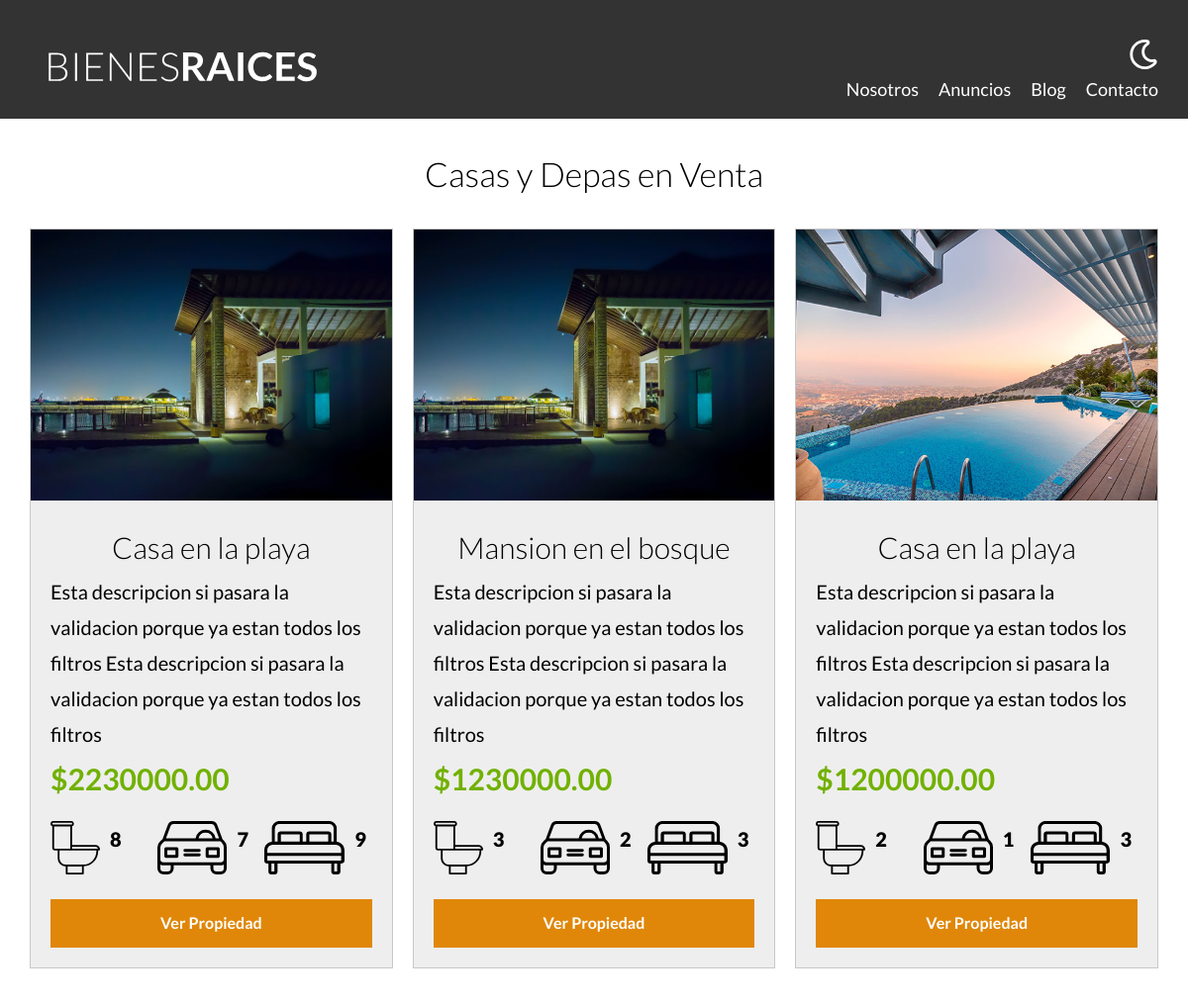
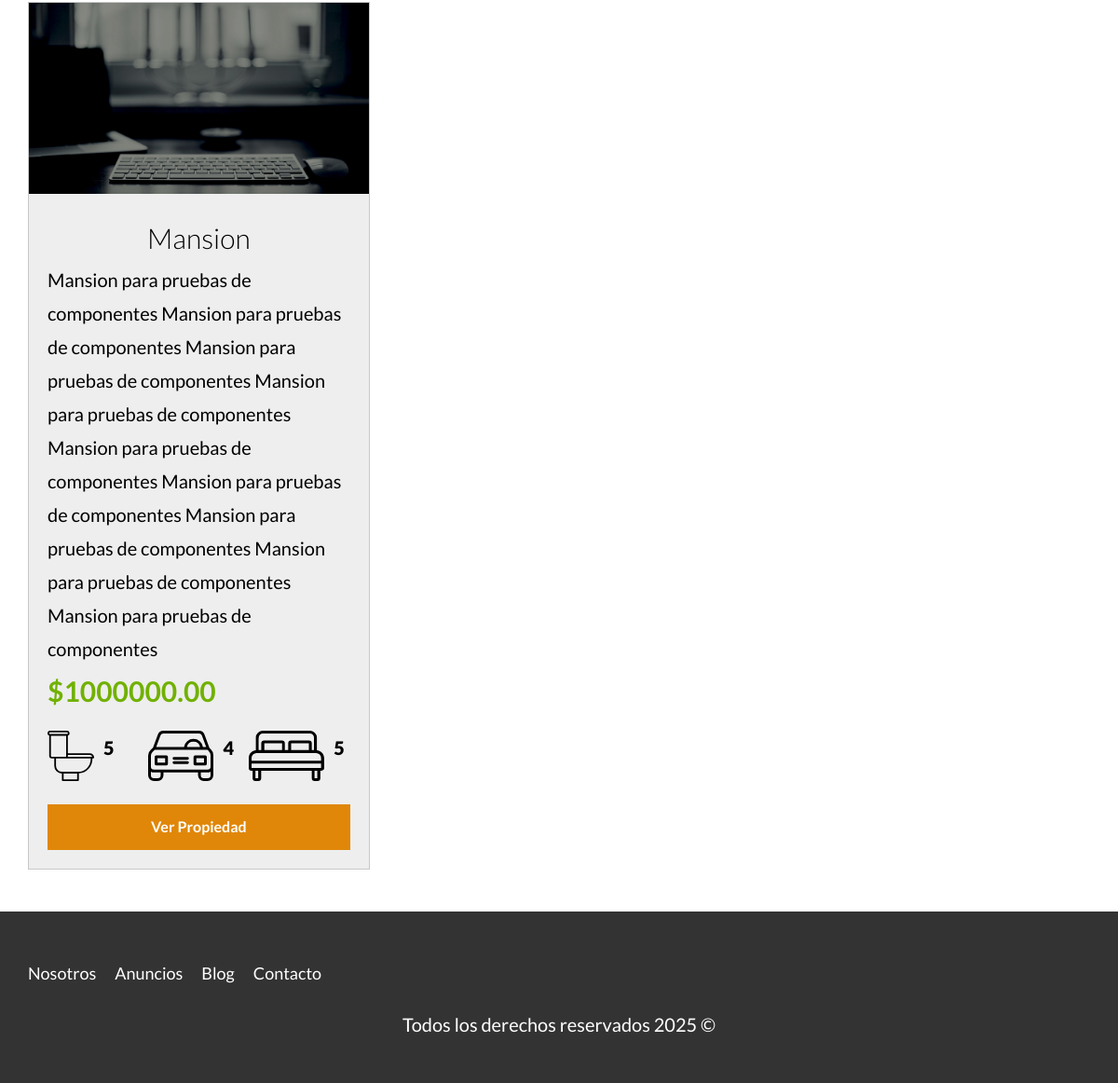
The page /bienesraices/bienesraices/anuncios.php on the database its author committed (2 pictures, top to bottom).
### tables this page shows
CREATE TABLE `propiedades` (
  `id` int NOT NULL AUTO_INCREMENT,
  `titulo` varchar(45) DEFAULT NULL,
  `precio` decimal(10,2) DEFAULT NULL,
  `imagen` varchar(200) DEFAULT NULL,
  `descripcion` longtext,
  `habitaciones` int DEFAULT NULL,
  `wc` int DEFAULT NULL,
  `estacionamiento` int DEFAULT NULL,
  `creado` date DEFAULT NULL,
  `vendedorId` int NOT NULL,
  PRIMARY KEY (`id`),
  KEY `fk_propiedades_vendedores_idx` (`vendedorId`),
  CONSTRAINT `fk_propiedades_vendedores` FOREIGN KEY (`vendedorId`) REFERENCES `vendedores` (`id`)
);

### bienesraices/bienesraices/includes/funciones.php (called while the page is built, shortened)
<?php
function incluirTemplate( string $nombre, bool $inicio = false ) {
    include TEMPLATES_URL . "/". $nombre. ".php";
}

### bienesraices/bienesraices/includes/templates/anuncios.php (the view, shortened to what this page needs)
<?php
    $db = conectarDB();
    $query = "SELECT * FROM propiedades LIMIT $limite";
    $resultado = mysqli_query($db, $query);
?>
<div class="contenedor-anuncios">
        <?php while($propiedad = mysqli_fetch_assoc($resultado)): ?>
        <div class="anuncio">
            <img loading="lazy" src="/imagenes/<?php echo $propiedad['imagen']; ?>" alt="anuncio">
            <div class="contenido-anuncio">
                <h3><?php echo $propiedad['titulo']; ?></h3>
                <p><?php echo $propiedad['descripcion']; ?></p>
                <p class="precio">$<?php echo $propiedad['precio']; ?></p>
                <ul class="iconos-caracteristicas">
                    <li>
                        <img class="icono" loading="lazy" src="build/img/icono_wc.svg" alt="icono wc">
                        <p><?php echo $propiedad['wc']; ?></p>
                    </li>
                    <li>
                        <img class="icono" loading="lazy" src="build/img/icono_estacionamiento.svg" alt="icono estacionamiento">
                        <p><?php echo $propiedad['estacionamiento']; ?></p>
                    </li>
                    <li>
                        <img class="icono" loading="lazy" src="build/img/icono_dormitorio.svg" alt="icono habitaciones">
                        <p><?php echo $propiedad['habitaciones']; ?></p>
                    </li>
                </ul>
                <a href="anuncio.php?id=<?php echo $propiedad['id']; ?>" class="boton-amarillo-block">
                    Ver Propiedad
                </a>
            </div>
        </div>
        <?php endwhile; ?>
    </div>

### bienesraices/bienesraices/includes/templates/header.php (shortened to what this page needs)
<!DOCTYPE html>
<html lang="en">
<head>
    <link rel="stylesheet" href="/build/css/app.css">
</head>
<body>
    <header class="header <?php echo $inicio ? 'inicio' : ''; ?>">
        <div class="contenedor contenido-header">
            <div class="barra">
                <a href="/">
                    <img src="/build/img/logo.svg" alt="Logotipo de Bienes Raices">
                </a>
                <div class="derecha">
                    <img class="dark-mode-boton" src="/build/img/dark-mode.svg">
                    <nav class="navegacion">
                        <a href="nosotros.php">Nosotros</a>
                        <a href="anuncios.php">Anuncios</a>
                        <a href="blog.php">Blog</a>
                        <a href="contacto.php">Contacto</a>
                    </nav>
                </div>
            </div>
        </div>
    </header>

### bienesraices/bienesraices/anuncios.php
<?php
    require 'includes/funciones.php';
    incluirTemplate('header');
?>
    <main class="contenedor seccion">
        <h2>Casas y Depas en Venta</h2>
        <?php
            $limite = 10;
            include 'includes/templates/anuncios.php';
        ?>
    </main>
<?php
    incluirTemplate('footer');
?>

### bienesraices/bienesraices/includes/templates/footer.php (shortened to what this page needs)
<footer class="footer seccion">
        <div class="contenedor contenedor-footer">
            <nav class="navegacion">
                    <a href="nosotros.php">Nosotros</a>
                    <a href="anuncios.php">Anuncios</a>
                    <a href="blog.php">Blog</a>
                    <a href="contacto.php">Contacto</a>
                </nav>
        </div>
        <p class="copyright">Todos los derechos reservados <?php echo date('Y'); ?> &copy;</p>
    </footer>
</body>
</html>

### bienesraices/bienesraices/build/css/app.css (style rules this page uses)
html { -webkit-text-size-adjust:100%;line-height:1.15 }
body { margin:0 }
main { display:block }
a { background-color:transparent }
img { border-style:none }
html { box-sizing:border-box;font-size:62.5% }
*,:after,:before { box-sizing:inherit }
body { font-family:Lato,sans-serif;font-size:1.6rem;line-height:1.8 }
p { color:#000;font-size:2rem }
.contenedor { margin:0 auto;max-width:120rem;width:95% }
a { text-decoration:none }
img,picture { display:block;width:100% }
h1,h2,h3 { font-family:Lato,sans-serif;font-weight:300;margin:2.5rem 0;text-align:center }
h2 { font-size:3.4rem }
h3 { font-size:3rem }
.seccion { margin-bottom:2.5rem;margin-top:2.5rem }
.boton-amarillo-block { background-color:#e08709;border:none;color:#fff;display:block;font-weight:700;margin-top:2.5rem;padding:1rem 3rem;text-align:center;text-decoration:none }
.header { background-color:#333;padding:1rem 0 3rem }
.contenido-header { display:flex;flex-direction:column;justify-content:space-between }
.footer { background-color:#333;margin-bottom:0;padding:2.5rem 0 }
.footer .contenedor-footer { padding-top:2.5rem }
.footer .navegacion { height:auto;opacity:1;visibility:visible }
.footer .copyright { color:#fff;text-align:center }
.derecha { align-items:center;display:flex;flex-direction:column }
@media (min-width:768px) { .derecha { align-items:flex-end } }
.derecha .dark-mode-boton { filter:invert(100%);margin-bottom:2rem;margin-top:3rem;width:3rem }
@media (min-width:768px) { .derecha .dark-mode-boton { margin-top:0 } }
.barra { align-items:center;display:flex;flex-direction:column;padding-top:3rem }
@media (min-width:768px) { .barra { align-items:flex-end;flex-direction:row;justify-content:space-between } }
.navegacion { height:0;opacity:0;transition:visibility .3s ease-in-out,opacity .5s linear,height .5s linear;visibility:hidden }
@media (min-width:768px) { .navegacion { align-items:center;display:flex;opacity:1;visibility:visible } }
.navegacion a { color:#fff;display:block;font-size:2.2rem;text-align:center;text-decoration:none }
@media (min-width:768px) { .navegacion a { font-size:1.8rem;margin-right:2rem } }
@media (min-width:768px) { .navegacion a:last-of-type { margin-right:0 } }
.icono { text-align:center }
@media (min-width:768px) { .contenedor-anuncios { display:grid;gap:2rem;grid-template-columns:repeat(3,1fr) } }
.anuncio { background-color:#eee;border:1px solid #c8c8c8;margin-bottom:2rem }
.anuncio .contenido-anuncio { padding:2rem }
.anuncio h3,.anuncio p { margin:0 }
.precio { color:#71b100;font-size:3rem;font-weight:700 }
.iconos-caracteristicas { display:flex;list-style:none;max-width:40rem;padding:0 }
.iconos-caracteristicas li { display:flex;flex:1 }
.iconos-caracteristicas li img { flex:0 0 5rem;margin-right:1rem }
.iconos-caracteristicas li p { font-weight:900 }

### rows shown on the page
propiedades: imagen (picture), titulo "Casa en la playa", descripcion "Esta descripcion si pasara la validacion porque ya estan todos los filtros Esta descripcion si pasara la validacion porque ya estan todos los filtros", precio "2230000.00", wc "8", estacionamiento "7", habitaciones "9"
propiedades: imagen (picture), titulo "Mansion en el bosque", descripcion "Esta descripcion si pasara la validacion porque ya estan todos los filtros Esta descripcion si pasara la validacion porque ya estan todos los filtros", precio "1230000.00", wc "3", estacionamiento "2", habitaciones "3"
propiedades: imagen (picture), titulo "Casa en la playa", descripcion "Esta descripcion si pasara la validacion porque ya estan todos los filtros Esta descripcion si pasara la validacion porque ya estan todos los filtros", precio "1200000.00", wc "2", estacionamiento "1", habitaciones "3"
propiedades: imagen (picture), titulo "Mansion", descripcion "Mansion para pruebas de componentes Mansion para pruebas de componentes Mansion para pruebas de componentes Mansion para pruebas de componentes Mansion para pruebas de componentes Mansion para pruebas de componentes Mansion para pruebas de componentes Mansion para pruebas de componentes Mansion para pruebas de componentes", precio "1000000.00", wc "5", estacionamiento "4", habitaciones "5"
